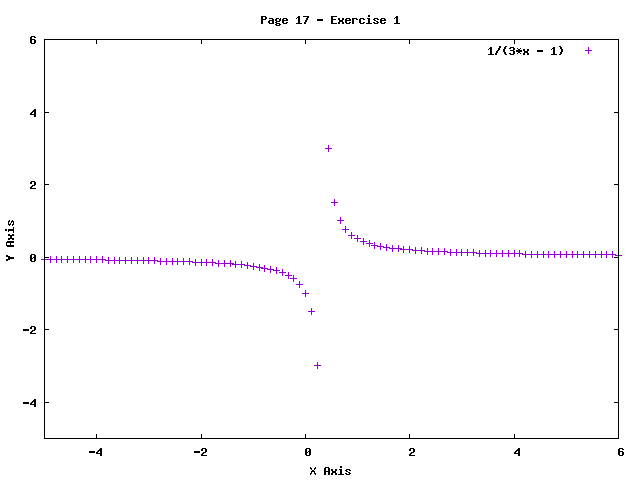

Reproduce this figure in gnuplot.
set term png
set output "17-1.png"

set title 'Page 17 - Exercise 1'
set xlabel 'X Axis'
set ylabel 'Y Axis'

plot [-5:6][-5:6] 1/(3*x - 1) with points


